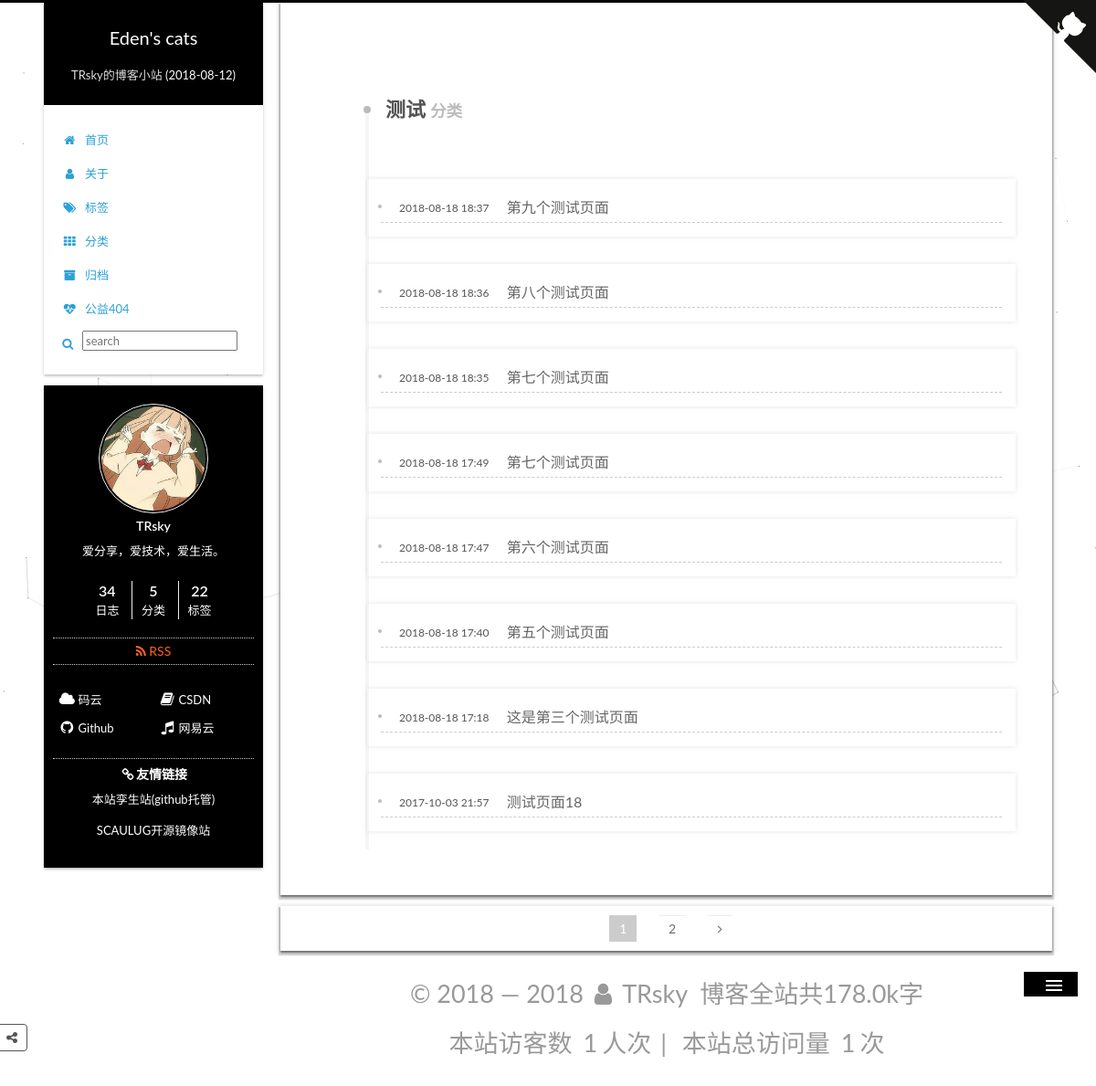
The app's page /category/1/, older data.
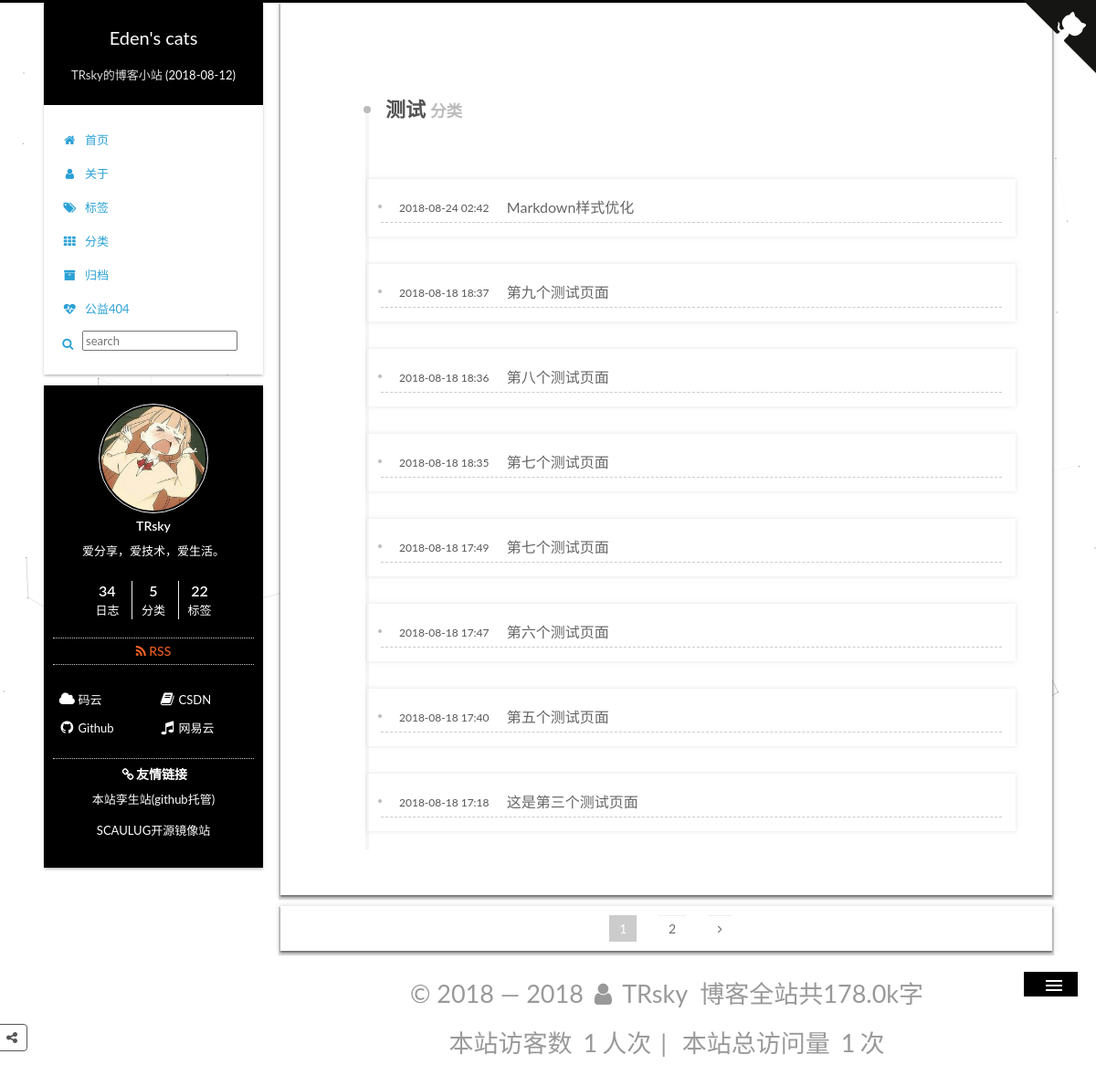
The same page, newer data.
### apps/blog/models.py (models this page shows, shortened)
class Article(models.Model):
    STATUS_CHOICES = (
        ('draft', '草稿'),
        ('publish', '发表'),
    )
    title = models.CharField(verbose_name='标题', max_length=100)
    content = MDTextField(verbose_name='正文', blank=True, null=True)
    status = models.CharField(verbose_name='文章状态', max_length=10, choices=STATUS_CHOICES, default='publish')
    created_time = models.DateTimeField(verbose_name='创建时间', default=now)
    public_time = models.DateTimeField(verbose_name='发布时间', blank=True, null=True)
    modified_time = models.DateTimeField(verbose_name='修改时间', default=now)
    words = models.PositiveIntegerField(verbose_name='文章字数', default=0)
    time = models.PositiveIntegerField(verbose_name='阅读时长', default=0 )
    views = models.PositiveIntegerField(verbose_name='访问量', default=0)
    slogan = models.TextField(verbose_name='标语', blank=True, null=True)
    digest = models.CharField(verbose_name='文章摘要', max_length=500, blank=True)
    category = models.ForeignKey(Category, verbose_name='分类', on_delete=models.CASCADE, blank=False, null=False)
    tags = models.ManyToManyField(Tag, verbose_name='标签', blank=True)
    author = models.ForeignKey(User, verbose_name='作者', on_delete=models.CASCADE, blank=False, null=False)
    class Meta:  # 按文章创建日期降序排序
        ordering = ['-public_time']
        verbose_name = '文章'  # 指定后台显示模型名称
        verbose_name_plural = '文章列表'  # 指定后台显示模型复数名称
        db_table = 'article'  # 数据库表
        get_latest_by = 'created_time'

### apps/blog/views.py (the view)
# urls.py: path('category/<int:id>/', views.search_category, name='category_menu'),
def search_category(request, id):
    posts = Article.objects.filter(category_id=str(id))
    category = categories.get(id=str(id))
    paginator = Paginator(posts, 8)  # 每页显示数量
    try:
        page = request.GET.get('page')  # 获取 URL 中 Page 的参数值
        post_list = paginator.page(page)
    except PageNotAnInteger:
        post_list = paginator.page(1)
    except EmptyPage:
        post_list = paginator.page(paginator.num_pages)
    return render(request, 'category.html', {
        'post_list': post_list,
        'category_list': categories,
        'category': category,
        'months': months
    })

### apps/blog/models.py (called while the page is built)
    def __str__(self):
        return self.name

### apps/blog/templatetags/pagetag.py (called while the page is built)
@register.simple_tag
def pagination_pages(curr_page, loop_page):
    offset = abs(curr_page - loop_page)
    if offset < 3:
        if curr_page == loop_page:
            page_element = '<span class="page-number current">%s</span>' % loop_page
        else:
            page_element = ' <a class="page-number" href="?page=%s">%s</a>' % (loop_page, loop_page)
        return format_html(page_element)
    else:
        return ''

### templates/category.html (shortened to what this page needs)
{% extends "base.html" %}
{% block content %}
    {% load pagetag %}
<div class="content-wrap">
	<div id="content" class="content">
		<div class="post-block category" style="opacity: 1; display: block;">
			<div id="posts" class="posts-collapse">
				<div class="collection-title" style="opacity: 1; display: block; transform: translateX(0px);">
					<h1>{{ category }}<small>分类</small></h1>
				</div>
                {% for post in post_list %}
				<article class="post post-type-normal" itemscope="" itemtype="http://schema.org/Article">
					<header class="post-header" style="opacity: 1; display: block; transform: translateY(0px);">
						<h2 class="post-title"><a class="post-title-link" href="{% url 'detail' id=post.id %}" itemprop="url">
                            <span itemprop="name">&nbsp;&nbsp;&nbsp;&nbsp;&nbsp;&nbsp;&nbsp;&nbsp;&nbsp;&nbsp;&nbsp;&nbsp;&nbsp;&nbsp;&nbsp;&nbsp;&nbsp;&nbsp;&nbsp;{{ post.title }}</span></a></h2>
						<div class="post-meta">
							<time class="post-time" itemprop="dateCreated" datetime="{{ post.public_time|date:'Y-m-d H:i' }}" content="{{ post.public_time|date:'Y-m-d' }}">
								{{ post.public_time|date:'Y-m-d H:i' }}
							</time>
						</div>
					</header>
				</article>
                    {% empty %}
                    (；´д｀)ゞSorry 啊，暂相关文章！！！
                {% endfor %}
			</div>
		</div>
<nav class="pagination" >
                                {% if post_list.object_list and post_list.paginator.num_pages > 0 %}
                                    {% for pg in post_list.paginator.page_range %}
                                       {% pagination_pages post_list.number pg %}
                                    {% endfor %}
                                    {% if post_list.has_next %}
                                    <a class="extend next" rel="next" href="?page={{ post_list.next_page_number }}"><i class="fa fa-angle-right"></i></a>
                                        {% endif %}
                                {% endif %}
							</nav>
	</div>
</div>
{% include "leftSidebar.html" %}
{% endblock %}

Row changes from the older to the newer data that the page shows:
no longer on this page (row unchanged): Article: title "测试页面18", public_time "2017-10-03 21:57"
added Article: title "Markdown样式优化", public_time "2018-08-24 02:42"
